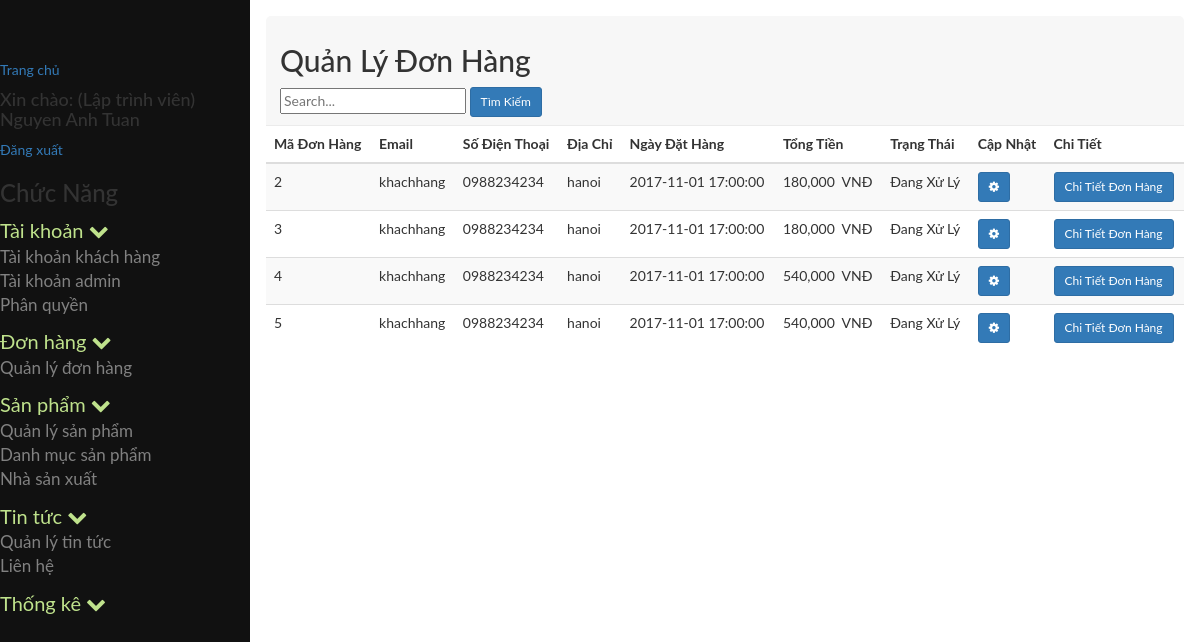
The app's page /admin/index.php?module=quanlydonhang (signed in) with its own data.
### tables this page shows
CREATE TABLE `tb_phanquyen` (
  `id` int(11) NOT NULL,
  `id_nhom` int(11) NOT NULL,
  `id_chucnang` int(11) NOT NULL
);

CREATE TABLE `tb_chucnang` (
  `id` int(11) NOT NULL,
  `ten` varchar(255) NOT NULL,
  `trangthai` tinyint(4) NOT NULL,
  `url` varchar(255) NOT NULL,
  `f_order` int(11) NOT NULL,
  `id_parent` int(11) NOT NULL,
  `nhanurl` varchar(255) NOT NULL,
  `hienthi` tinyint(4) NOT NULL,
  `bieutuong` varchar(255) NOT NULL
);

CREATE TABLE `tb_donhang` (
  `id_donhang` int(11) NOT NULL,
  `id_khachhang` int(11) NOT NULL,
  `diachi` varchar(250) NOT NULL,
  `sotien` float NOT NULL,
  `ngaydathang` timestamp NOT NULL DEFAULT CURRENT_TIMESTAMP ON UPDATE CURRENT_TIMESTAMP,
  `tinhtrang` varchar(20) NOT NULL
);

CREATE TABLE `tb_khachhang` (
  `id` int(11) NOT NULL,
  `email` varchar(100) NOT NULL,
  `matkhau` varchar(50) NOT NULL,
  `sodienthoai` varchar(20) NOT NULL,
  `ten` varchar(100) NOT NULL,
  `ngaysinh` date NOT NULL,
  `gioitinh` tinyint(10) NOT NULL,
  `diachi` varchar(255) NOT NULL,
  `trangthai` tinyint(4) NOT NULL
);

### admin/cores/loader.php (called while the page is built, shortened)
<?php
class loader
{
	public function view($name='',$data=array())
	{
		extract($data);
		include BASEPATH.'views/'.$name.'.php' ;
	}
}
?>

### admin/models/admin/phanquyenchucnang.php (called while the page is built, shortened)
<?php
include_once 'JATOVI_Model.php';
class phanquyenchucnang extends JATOVI_Model
{
	private $_table = "tb_phanquyen";
	private $_table2 = "tb_chucnang";
	public function getrole($id_nhom)
	{
		$sql = "SELECT * FROM {$this->_table}  INNER JOIN {$this->_table2} WHERE id_nhom = {$id_nhom} AND {$this->_table}.id_chucnang = {$this->_table2}.id ";
		$query = $this->connection->prepare($sql);
		$query->execute();
		$result = $query->fetchAll();
		return $result;
	}
}
$phanquyenchucnang = new phanquyenchucnang();
?>

### admin/models/admin/JATOVI_Model.php (called while the page is built, shortened)
<?php
class JATOVI_Model
{
	private $host = 'localhost';
	private $dbname = 'project_jatovi';
	private $dbuser = 'root';
	private $dbpass = '';
	function __construct()
	{
		try {
			$this->connection  = new PDO("mysql:host={$this->host};dbname={$this->dbname};charset=utf8",$this->dbuser,$this->dbpass);
		} catch (PDOException $e) {
			echo "(DB connection error) Lỗi kết nối cơ sở dữ liệu: ".$e->getMessage();
		}
	}
}
?>

### admin/models/admin/quanlydonhang_model.php (called while the page is built, shortened)
<?php
include_once 'JATOVI_Model.php';
class quanlydonhang_model extends JATOVI_Model
{
	public function getlist($search, $limit, $batdau)
	{
		$sql = "SELECT tb_donhang.diachi, tb_donhang.ngaydathang, tb_donhang.sotien, tb_donhang.tinhtrang,tb_donhang.id_donhang, tb_khachhang.email, tb_khachhang.sodienthoai
				FROM (tb_donhang INNER JOIN tb_khachhang ON tb_khachhang.id = tb_donhang.id_khachhang) where tb_khachhang.email like '%$search%' limit $batdau, $limit";
		$query = $this->connection->prepare($sql);
 		$query->execute();
		$result = $query->fetchAll();
		return $result;
	}
}
$quanlydonhang_model = new quanlydonhang_model();
?>

### admin/views/donhang/quanlydonhang.php (the view, shortened to what this page needs)
<div class="row">
	<div class="col-md-12">
		<div class="popover-title">
			<h2>Quản Lý Đơn Hàng</h2>
            <div  id="timkiem">
            	<form method="post" action="<?=base_url."index.php?module=quanlydonhang&action=index"?>">
                	<input type="text" name="timkiem" placeholder="Search..."      value="<?= $search;?>" />
                 	<input type="submit" value="Tìm Kiếm" class="btn btn-primary btn-sm" >
            	</form>
            </div>
		</div>
	</div>
</div>
<div class="row">
	<div class="col-md-12">
		<div class="">
			<table class="table table-striped">
				<thead>
					<tr>
						<th>Mã Đơn Hàng</th>
						<th>Email</th>
						<th>Số Điện Thoại</th>
						<th>Địa Chỉ</th>
                        <th>Ngày Đặt Hàng</th>
						<th>Tổng Tiền</th>
						<th>Trạng Thái</th>
						<th>Cập Nhật</th>
						<th>Chi Tiết</th>
					</tr>
				</thead>
				<tbody>
                        <?php if ($list==NULL){ ?>
						<tr>
							<td colspan="15">Không Đơn Hàng</td>
						</tr>
					<?php }else { ?>
					<?php foreach ($list as $value):?>
						<tr>
							<td><?= $value['id_donhang'];?></td>
							<td><?= $value['email'];?></td>
							<td><?= $value['sodienthoai'];?></td>
                            <td><?= $value['diachi'];?></td>
                            <td><?= $value['ngaydathang'];?></td>
							<td><?=number_format($value['sotien'])."&nbsp; VNĐ";?></td>
                            <td><?php if($value['tinhtrang']==0){echo "Đã Huỷ";}
										else if($value['tinhtrang']==1){echo "Đang Xử Lý";}
										else if($value['tinhtrang']==2){echo "Hoàn Thành";}?></td>
                            <td >
								<a href="#capnhat<?=$value['id_donhang'];?>" class="btn btn-primary  btn-sm" data-toggle="modal">
									<i class="fa fa-cog" aria-hidden="true"></i>
								</a>
							</td>
							<td>
								<a href="<?=base_url."index.php?module=quanlydonhang&action=chitiet&id=".$value['id_donhang']?>"class="btn btn-primary btn-sm" data-toggle="modal">
									Chi Tiết Đơn Hàng
								</a>
							</td>
					<?php endforeach;?>
                    <?php }?>
				</tbody>
			</table>
		</div>
	</div>
</div>

### admin/views/admin/partial/sidebar.php (shortened to what this page needs)
<?php
	include_once BASEPATH.'models/admin/phanquyenchucnang.php';
	$chucnang = $phanquyenchucnang->getrole($_SESSION['userGroup']);
	$menu = array();
	foreach ($chucnang as $p) {
		if ($p['id_parent']==0) {
			$child=array();
			foreach ($chucnang as $p2) {
				if ($p2['id_parent']==$p['id']) {
					$child[]=$p2;
				}
			}
			$menu[]=array(
				'parent'=>$p,
				'child'=>$child
			);
		}
	}
?>
<nav class="sidenav" id="mySidenav">
	<a href="<?=base_url?>index.php">Trang chủ</a>
	<h4>Xin chào: <?='('.$_SESSION['userChucdanh'].')'?> <?=$_SESSION['userName']?></h4>
	<a href="<?=base_url?>index.php?module=page&action=page_logout">Đăng xuất</a>
	<h3>Chức Năng</h3>
	<?php foreach($menu as $value): ?>
		<ul>
			<li>
				<a class="parent_text">
					<?php echo $value['parent']['ten']; ?>
					<span class="fa fa-chevron-down"></span>
				</a>
				<ul>
					<?php foreach($value['child'] as $child): ?>
						<li class="<?=$child['hienthi']==0?"hidden":""?>">
							<a href="<?=base_url.'index.php?module='.$child['url']?>">
								<?=$child['ten']?>
							</a>
						</li>
					<?php endforeach; ?>
				</ul>
			</li>
		</ul>
	<?php endforeach; ?>
</nav>

### admin/public/scripts/css/style.css (style rules this page uses)
body { font-family: "Lato", sans-serif; }
body .sidenav { height: 100%; width: 250px; position: fixed; z-index: 1; top: 0; left: 0; background-color: #111; overflow-x: hidden; transition: 0.5s; padding-top: 60px; }
body .sidenav ul { list-style-type: none; padding-left: 0px; }
body .sidenav ul li a { text-decoration: none; font-size: 17px; color: #818181; display: block; transition: 0.3s; }
body .sidenav ul li .parent_text { font-size: 20px; color: #BFE28C; }

### records on screen
tb_phanquyen: id_chucnang.ten "Tài khoản"
tb_phanquyen: id_chucnang.ten "Tài khoản khách hàng"
tb_phanquyen: id_chucnang.ten "Tài khoản admin"
tb_phanquyen: id_chucnang.ten "Phân quyền"
tb_phanquyen: id_chucnang.ten "Đơn hàng"
tb_phanquyen: id_chucnang.ten "Quản lý đơn hàng"
tb_phanquyen: id_chucnang.ten "Sản phẩm"
tb_phanquyen: id_chucnang.ten "Quản lý sản phẩm"
tb_phanquyen: id_chucnang.ten "Danh mục sản phẩm"
tb_phanquyen: id_chucnang.ten "Nhà sản xuất"
tb_phanquyen: id_chucnang.ten "Tin tức"
tb_phanquyen: id_chucnang.ten "Quản lý tin tức"
tb_phanquyen: id_chucnang.ten "Liên hệ"
tb_phanquyen: id_chucnang.ten "Thống kê"
tb_donhang: id_donhang "2", id_khachhang.email "khachhang", id_khachhang.sodienthoai "0988234234", diachi "hanoi", ngaydathang "2017-11-01 17:00:00", sotien "180,000", tinhtrang "Đang Xử Lý"
tb_donhang: id_donhang "3", id_khachhang.email "khachhang", id_khachhang.sodienthoai "0988234234", diachi "hanoi", ngaydathang "2017-11-01 17:00:00", sotien "180,000", tinhtrang "Đang Xử Lý"
tb_donhang: id_donhang "4", id_khachhang.email "khachhang", id_khachhang.sodienthoai "0988234234", diachi "hanoi", ngaydathang "2017-11-01 17:00:00", sotien "540,000", tinhtrang "Đang Xử Lý"
tb_donhang: id_donhang "5", id_khachhang.email "khachhang", id_khachhang.sodienthoai "0988234234", diachi "hanoi", ngaydathang "2017-11-01 17:00:00", sotien "540,000", tinhtrang "Đang Xử Lý"

### other values on screen
$_SESSION['userChucdanh'] "Lập trình viên"
$_SESSION['userName'] "Nguyen Anh Tuan"
